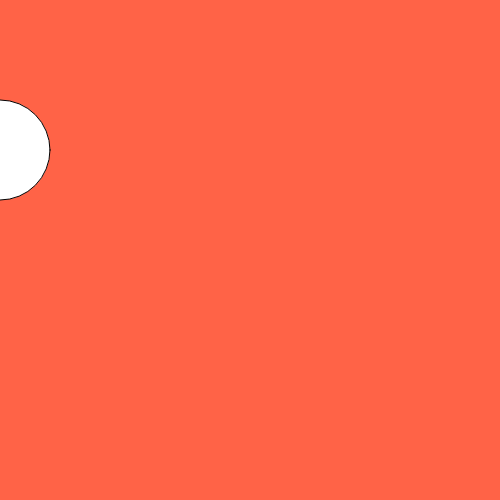
Frame 1 (no input)
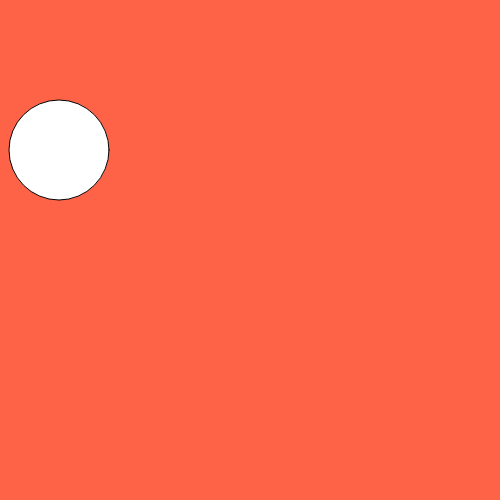
Frame 60 (no input)
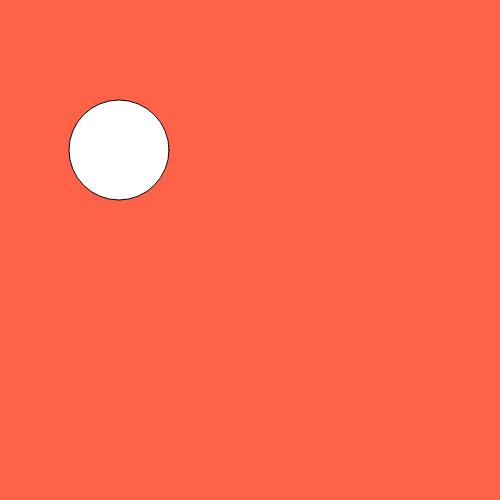
Frame 120 (the mouse pressed at the canvas centre since frame 60)

The p5.js sketch that drew these frames (run headless with seeded random() and noise() and a simulated clock; from frame 60 on, the mouse is pressed at the canvas centre):

// p5.js sketch
// ── sketch.js
function setup() {
    createCanvas(500,500);
    ellipseMode(CENTER);
}
var x = 0;
function draw() {
    console.log(x);
    background(255, 99, 71);
    ellipse(x, 150, 100);
    x++;

    // while (x == 500) {
    //     x--;
    // }
}
